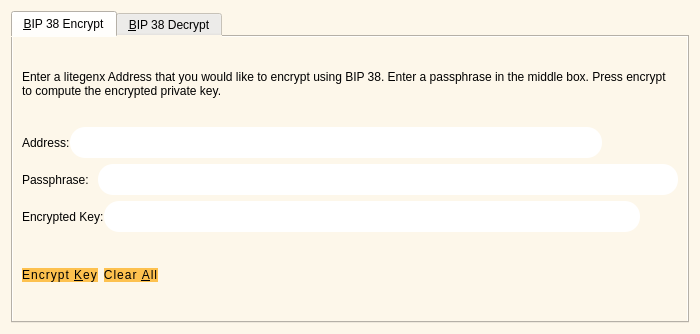
<?xml version="1.0" encoding="UTF-8"?>
<ui version="4.0">
 <class>Bip38ToolDialog</class>
 <widget class="QDialog" name="Bip38ToolDialog">
  <property name="geometry">
   <rect>
    <x>0</x>
    <y>0</y>
    <width>700</width>
    <height>334</height>
   </rect>
  </property>
  <property name="windowTitle">
   <string>BIP 38 Tool</string>
  </property>
  <property name="styleSheet">
   <string notr="true">background: #fdf7ea;</string>
  </property>
  <property name="modal">
   <bool>true</bool>
  </property>
  <layout class="QVBoxLayout" name="verticalLayout">
   <item>
    <widget class="QTabWidget" name="tabWidget">
     <property name="layoutDirection">
      <enum>Qt::LeftToRight</enum>
     </property>
     <property name="currentIndex">
      <number>0</number>
     </property>
     <widget class="QWidget" name="tabBip38Encrypt">
      <attribute name="title">
       <string>&amp;BIP 38 Encrypt</string>
      </attribute>
      <layout class="QVBoxLayout" name="verticalLayout_SM">
       <item>
        <widget class="QLabel" name="infoLabel_ENC">
         <property name="text">
          <string>Enter a litegenx Address that you would like to encrypt using BIP 38. Enter a passphrase in the middle box. Press encrypt to compute the encrypted private key.</string>
         </property>
         <property name="textFormat">
          <enum>Qt::PlainText</enum>
         </property>
         <property name="wordWrap">
          <bool>true</bool>
         </property>
        </widget>
       </item>
       <item>
        <layout class="QHBoxLayout" name="horizontalLayout_1_ENC">
         <property name="spacing">
          <number>0</number>
         </property>
         <item>
          <widget class="QLabel" name="label_5">
           <property name="text">
            <string>Address:</string>
           </property>
          </widget>
         </item>
         <item>
          <widget class="QValidatedLineEdit" name="addressIn_ENC">
           <property name="toolTip">
            <string>The litegenx address to sign the message with</string>
           </property>
           <property name="styleSheet">
            <string notr="true">QValidatedLineEdit,
QLineEdit,
QTextEdit {
  font-size: 12px;
  min-height: 25px;
  outline: 0;
  padding: 3px;
  border: 1px;
  color: #333;
 background-color: #ffffff;
  border-radius: 15px;
}

QValidatedLineEdit: !focus {
  color: #333;
  background-color: #e7e7e7;
}

QLineEdit: !focus {
  color: #333;
  background-color: #e7e7e7;
}

QTextEdit: !focus {
  color: #333;
  background-color: #e7e7e7;
}

/* .QValidatedLineEdit:checked, .QLineEdit:checked */

QValidatedLineEdit:disabled,
.QLineEdit:disabled,
.QTextEdit:disabled {
  color: #333;
  background-color: #f2f2f2;
}

.QPlainTextEdit {
  background-color: #f2f2f2;
}</string>
           </property>
          </widget>
         </item>
         <item>
          <widget class="QPushButton" name="addressBookButton_ENC">
           <property name="toolTip">
            <string>Choose previously used address</string>
           </property>
           <property name="styleSheet">
            <string notr="true">background-color: transparent;
color: #000000;
border: 0;
padding:3px;</string>
           </property>
           <property name="text">
            <string/>
           </property>
           <property name="icon">
            <iconset resource="../litegenx.qrc">
             <normaloff>:/icons/address-book</normaloff>:/icons/address-book</iconset>
           </property>
           <property name="shortcut">
            <string>Alt+A</string>
           </property>
           <property name="autoDefault">
            <bool>false</bool>
           </property>
          </widget>
         </item>
         <item>
          <widget class="QPushButton" name="pasteButton_ENC">
           <property name="toolTip">
            <string>Paste address from clipboard</string>
           </property>
           <property name="styleSheet">
            <string notr="true">background-color: transparent;
color: #000000;
border: 0;
padding:3px;</string>
           </property>
           <property name="text">
            <string/>
           </property>
           <property name="icon">
            <iconset resource="../litegenx.qrc">
             <normaloff>:/icons/editpaste</normaloff>:/icons/editpaste</iconset>
           </property>
           <property name="shortcut">
            <string>Alt+P</string>
           </property>
           <property name="autoDefault">
            <bool>false</bool>
           </property>
          </widget>
         </item>
        </layout>
       </item>
       <item>
        <layout class="QHBoxLayout" name="horizontalLayout_5">
         <item>
          <widget class="QLabel" name="label_6">
           <property name="text">
            <string>Passphrase: </string>
           </property>
          </widget>
         </item>
         <item>
          <widget class="QLineEdit" name="passphraseIn_ENC">
           <property name="styleSheet">
            <string notr="true">QValidatedLineEdit,
QLineEdit,
QTextEdit {
  font-size: 12px;
  min-height: 25px;
  outline: 0;
  padding: 3px;
  border: 1px;
  color: #333;
 background-color: #ffffff;
  border-radius: 15px;
}

QValidatedLineEdit: !focus {
  color: #333;
  background-color: #e7e7e7;
}

QLineEdit: !focus {
  color: #333;
  background-color: #e7e7e7;
}

QTextEdit: !focus {
  color: #333;
  background-color: #e7e7e7;
}

/* .QValidatedLineEdit:checked, .QLineEdit:checked */

QValidatedLineEdit:disabled,
.QLineEdit:disabled,
.QTextEdit:disabled {
  color: #333;
  background-color: #f2f2f2;
}

.QPlainTextEdit {
  background-color: #f2f2f2;
}</string>
           </property>
           <property name="echoMode">
            <enum>QLineEdit::Password</enum>
           </property>
          </widget>
         </item>
        </layout>
       </item>
       <item>
        <layout class="QHBoxLayout" name="horizontalLayout_2_ENC">
         <property name="spacing">
          <number>0</number>
         </property>
         <item>
          <widget class="QLabel" name="encryptedKeyLabel_ENC">
           <property name="text">
            <string>Encrypted Key:</string>
           </property>
           <property name="textFormat">
            <enum>Qt::PlainText</enum>
           </property>
          </widget>
         </item>
         <item>
          <widget class="QLineEdit" name="encryptedKeyOut_ENC">
           <property name="font">
            <font>
             <pointsize>-1</pointsize>
            </font>
           </property>
           <property name="styleSheet">
            <string notr="true">QValidatedLineEdit,
QLineEdit,
QTextEdit {
  font-size: 12px;
  min-height: 25px;
  outline: 0;
  padding: 3px;
  border: 1px;
  color: #333;
 background-color: #ffffff;
  border-radius: 15px;
}

QValidatedLineEdit: !focus {
  color: #333;
  background-color: #e7e7e7;
}

QLineEdit: !focus {
  color: #333;
  background-color: #e7e7e7;
}

QTextEdit: !focus {
  color: #333;
  background-color: #e7e7e7;
}

/* .QValidatedLineEdit:checked, .QLineEdit:checked */

QValidatedLineEdit:disabled,
.QLineEdit:disabled,
.QTextEdit:disabled {
  color: #333;
  background-color: #f2f2f2;
}

.QPlainTextEdit {
  background-color: #f2f2f2;
}</string>
           </property>
           <property name="readOnly">
            <bool>true</bool>
           </property>
          </widget>
         </item>
         <item>
          <widget class="QPushButton" name="copyKeyButton_ENC">
           <property name="toolTip">
            <string>Copy the current signature to the system clipboard</string>
           </property>
           <property name="styleSheet">
            <string notr="true">background-color: transparent;
color: #000000;
border: 0;
padding:3px;</string>
           </property>
           <property name="text">
            <string/>
           </property>
           <property name="icon">
            <iconset resource="../litegenx.qrc">
             <normaloff>:/icons/editcopy</normaloff>:/icons/editcopy</iconset>
           </property>
           <property name="autoDefault">
            <bool>false</bool>
           </property>
          </widget>
         </item>
        </layout>
       </item>
       <item>
        <layout class="QHBoxLayout" name="horizontalLayout_3_ENC">
         <item>
          <widget class="QPushButton" name="encryptKeyButton_ENC">
           <property name="toolTip">
            <string>Sign the message to prove you own this litegenx address</string>
           </property>
           <property name="styleSheet">
            <string notr="true">QPushButton {
  /* Global Button Style */
  background-color: #fdc14f;
  padding: 0.85em 2em;
  letter-spacing: 1px;
  color: #000000;
  font-size: 12px;
  border-radius: 20px;
}
QPushButton:hover {
  background-color: #fb9803;
}
QPushButton:focus {
  border: none;
  outline: none;
}
QPushButton:pressed {
  border: 1px solid #ff7300;
}

QPushButton:disabled {
  border: 1px solid #aaaaaa;
  background-color: #bbbbbb;
}</string>
           </property>
           <property name="text">
            <string>Encrypt &amp;Key</string>
           </property>
           <property name="icon">
            <iconset resource="../litegenx.qrc">
             <normaloff>:/icons/edit</normaloff>:/icons/edit</iconset>
           </property>
           <property name="autoDefault">
            <bool>false</bool>
           </property>
          </widget>
         </item>
         <item>
          <widget class="QPushButton" name="clearButton_ENC">
           <property name="toolTip">
            <string>Reset all sign message fields</string>
           </property>
           <property name="styleSheet">
            <string notr="true">QPushButton {
  /* Global Button Style */
  background-color: #fdc14f;
  padding: 0.85em 2em;
  letter-spacing: 1px;
  color: #000000;
  font-size: 12px;
  border-radius: 20px;
}
QPushButton:hover {
  background-color: #fb9803;
}
QPushButton:focus {
  border: none;
  outline: none;
}
QPushButton:pressed {
  border: 1px solid #ff7300;
}

QPushButton:disabled {
  border: 1px solid #aaaaaa;
  background-color: #bbbbbb;
}</string>
           </property>
           <property name="text">
            <string>Clear &amp;All</string>
           </property>
           <property name="icon">
            <iconset resource="../litegenx.qrc">
             <normaloff>:/icons/remove</normaloff>:/icons/remove</iconset>
           </property>
           <property name="autoDefault">
            <bool>false</bool>
           </property>
          </widget>
         </item>
         <item>
          <spacer name="horizontalSpacer_1_ENC">
           <property name="orientation">
            <enum>Qt::Horizontal</enum>
           </property>
           <property name="sizeHint" stdset="0">
            <size>
             <width>40</width>
             <height>48</height>
            </size>
           </property>
          </spacer>
         </item>
         <item>
          <widget class="QLabel" name="statusLabel_ENC">
           <property name="font">
            <font>
             <weight>75</weight>
             <bold>true</bold>
            </font>
           </property>
           <property name="text">
            <string/>
           </property>
           <property name="wordWrap">
            <bool>true</bool>
           </property>
          </widget>
         </item>
         <item>
          <spacer name="horizontalSpacer_2_ENC">
           <property name="orientation">
            <enum>Qt::Horizontal</enum>
           </property>
           <property name="sizeHint" stdset="0">
            <size>
             <width>40</width>
             <height>48</height>
            </size>
           </property>
          </spacer>
         </item>
        </layout>
       </item>
      </layout>
     </widget>
     <widget class="QWidget" name="tabBip38Decrypt">
      <attribute name="title">
       <string>&amp;BIP 38 Decrypt</string>
      </attribute>
      <layout class="QVBoxLayout" name="verticalLayout_VM">
       <item>
        <widget class="QLabel" name="infoLabel_DEC">
         <property name="text">
          <string>Enter the BIP 38 encrypted private key. Enter the passphrase in the middle box. Click Decrypt Key to compute the private key. After the key is decrypted, clicking 'Import Address' will add this private key to the wallet.</string>
         </property>
         <property name="textFormat">
          <enum>Qt::PlainText</enum>
         </property>
         <property name="alignment">
          <set>Qt::AlignLeading|Qt::AlignLeft|Qt::AlignTop</set>
         </property>
         <property name="wordWrap">
          <bool>true</bool>
         </property>
        </widget>
       </item>
       <item>
        <layout class="QHBoxLayout" name="horizontalLayout_3">
         <item>
          <widget class="QLabel" name="label_2">
           <property name="text">
            <string>Encrypted Key:</string>
           </property>
          </widget>
         </item>
         <item>
          <widget class="QValidatedLineEdit" name="encryptedKeyIn_DEC">
           <property name="toolTip">
            <string>The litegenx address the message was signed with</string>
           </property>
          </widget>
         </item>
        </layout>
       </item>
       <item>
        <layout class="QHBoxLayout" name="horizontalLayout">
         <item>
          <widget class="QLabel" name="label">
           <property name="text">
            <string>Passphrase: </string>
           </property>
          </widget>
         </item>
         <item>
          <widget class="QLineEdit" name="passphraseIn_DEC">
           <property name="echoMode">
            <enum>QLineEdit::Password</enum>
           </property>
          </widget>
         </item>
        </layout>
       </item>
       <item>
        <layout class="QHBoxLayout" name="horizontalLayout_2_DEC">
         <item>
          <widget class="QPushButton" name="decryptKeyButton_DEC">
           <property name="toolTip">
            <string>Verify the message to ensure it was signed with the specified litegenx address</string>
           </property>
           <property name="text">
            <string>Decrypt &amp;Key</string>
           </property>
           <property name="icon">
            <iconset resource="../litegenx.qrc">
             <normaloff>:/icons/transaction_0</normaloff>:/icons/transaction_0</iconset>
           </property>
           <property name="autoDefault">
            <bool>false</bool>
           </property>
          </widget>
         </item>
         <item>
          <widget class="QPushButton" name="clearButton_DEC">
           <property name="toolTip">
            <string>Reset all verify message fields</string>
           </property>
           <property name="text">
            <string>Clear &amp;All</string>
           </property>
           <property name="icon">
            <iconset resource="../litegenx.qrc">
             <normaloff>:/icons/remove</normaloff>:/icons/remove</iconset>
           </property>
           <property name="autoDefault">
            <bool>false</bool>
           </property>
          </widget>
         </item>
         <item>
          <spacer name="horizontalSpacer_1_DEC">
           <property name="orientation">
            <enum>Qt::Horizontal</enum>
           </property>
           <property name="sizeHint" stdset="0">
            <size>
             <width>40</width>
             <height>48</height>
            </size>
           </property>
          </spacer>
         </item>
         <item>
          <widget class="QLabel" name="statusLabel_DEC">
           <property name="font">
            <font>
             <weight>75</weight>
             <bold>true</bold>
            </font>
           </property>
           <property name="text">
            <string/>
           </property>
           <property name="wordWrap">
            <bool>true</bool>
           </property>
          </widget>
         </item>
         <item>
          <spacer name="horizontalSpacer_2_DEC">
           <property name="orientation">
            <enum>Qt::Horizontal</enum>
           </property>
           <property name="sizeHint" stdset="0">
            <size>
             <width>40</width>
             <height>48</height>
            </size>
           </property>
          </spacer>
         </item>
        </layout>
       </item>
       <item>
        <layout class="QHBoxLayout" name="horizontalLayout_2">
         <item>
          <widget class="QLabel" name="label_3">
           <property name="text">
            <string>Decrypted Key:</string>
           </property>
          </widget>
         </item>
         <item>
          <widget class="QValidatedLineEdit" name="decryptedKeyOut_DEC"/>
         </item>
        </layout>
       </item>
       <item>
        <layout class="QHBoxLayout" name="horizontalLayout_4">
         <item>
          <widget class="QPushButton" name="importAddressButton_DEC">
           <property name="text">
            <string>Import Address</string>
           </property>
          </widget>
         </item>
         <item>
          <widget class="QLabel" name="label_4">
           <property name="text">
            <string>Address:</string>
           </property>
          </widget>
         </item>
         <item>
          <widget class="QLineEdit" name="addressOut_DEC"/>
         </item>
        </layout>
       </item>
      </layout>
     </widget>
    </widget>
   </item>
  </layout>
 </widget>
 <customwidgets>
  <customwidget>
   <class>QValidatedLineEdit</class>
   <extends>QLineEdit</extends>
   <header>qvalidatedlineedit.h</header>
  </customwidget>
 </customwidgets>
 <resources>
  <include location="../litegenx.qrc"/>
 </resources>
 <connections/>
</ui>
